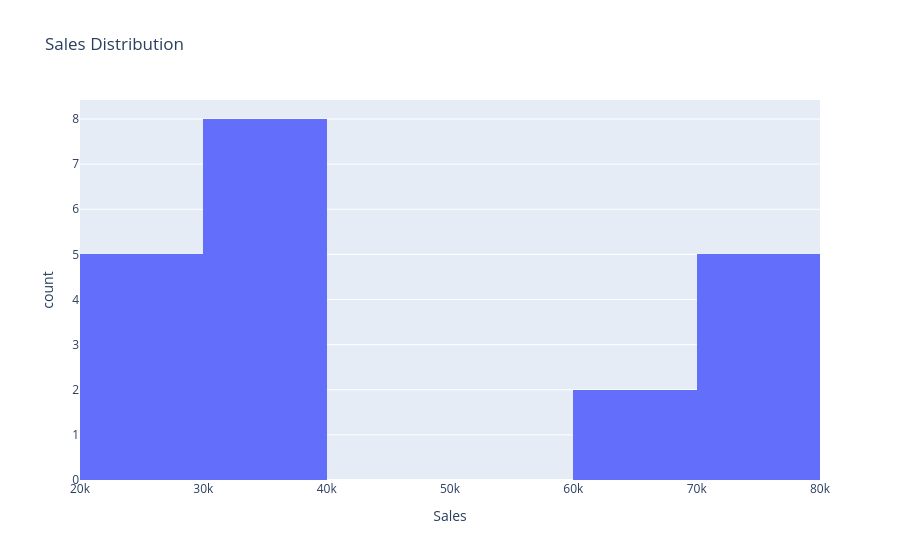

Notebook cell for this chart:
### Code cell
fig = px.histogram(
    df,
    x="Sales",
    nbins=10,
    title="Sales Distribution"
)

fig.show()

### Figure 1 — Plotly figure (JSON) as saved in the notebook; plotly's stock layout.template omitted (floating-point values rounded to 4 significant figures)
{"data": [{"bingroup": "x", "hovertemplate": "Sales=%{x}<br>count=%{y}<extra></extra>", "legendgroup": "", "marker": {"color": "#636efa", "pattern": {"shape": ""}}, "name": "", "nbinsx": 10, "orientation": "v", "showlegend": false, "type": "histogram", "x": [65000, 30000, 25000, 70000, 32000, 27000, 68000, 35000, 26000, 72000, 33000, 28000, 75000, 34000, 29000, 76000, 36000, 30000, 78000, 37000], "xaxis": "x", "yaxis": "y"}], "layout": {"barmode": "relative", "legend": {"tracegroupgap": 0}, "title": {"text": "Sales Distribution"}, "xaxis": {"anchor": "y", "domain": [0, 1], "title": {"text": "Sales"}}, "yaxis": {"anchor": "x", "domain": [0, 1], "title": {"text": "count"}}}}
